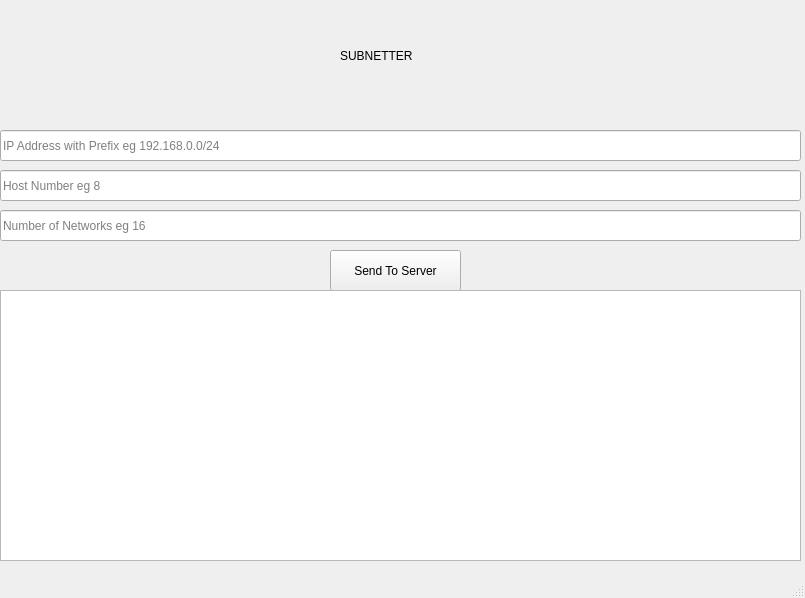
<?xml version="1.0" encoding="UTF-8"?>
<ui version="4.0">
 <class>MainWindow</class>
 <widget class="QMainWindow" name="MainWindow">
  <property name="geometry">
   <rect>
    <x>0</x>
    <y>0</y>
    <width>805</width>
    <height>598</height>
   </rect>
  </property>
  <property name="windowTitle">
   <string>Client Side Window</string>
  </property>
  <widget class="QWidget" name="centralwidget">
   <widget class="QLineEdit" name="ipedit">
    <property name="geometry">
     <rect>
      <x>0</x>
      <y>130</y>
      <width>801</width>
      <height>31</height>
     </rect>
    </property>
    <property name="placeholderText">
     <string>IP Address with Prefix eg 192.168.0.0/24</string>
    </property>
   </widget>
   <widget class="QLineEdit" name="hostedit">
    <property name="geometry">
     <rect>
      <x>0</x>
      <y>170</y>
      <width>801</width>
      <height>31</height>
     </rect>
    </property>
    <property name="placeholderText">
     <string>Host Number eg 8</string>
    </property>
   </widget>
   <widget class="QLineEdit" name="netedit">
    <property name="geometry">
     <rect>
      <x>0</x>
      <y>210</y>
      <width>801</width>
      <height>31</height>
     </rect>
    </property>
    <property name="placeholderText">
     <string>Number of Networks eg 16</string>
    </property>
   </widget>
   <widget class="QPushButton" name="sendBttn">
    <property name="geometry">
     <rect>
      <x>330</x>
      <y>250</y>
      <width>131</width>
      <height>41</height>
     </rect>
    </property>
    <property name="text">
     <string>Send To Server</string>
    </property>
    <property name="checkable">
     <bool>false</bool>
    </property>
    <property name="checked">
     <bool>false</bool>
    </property>
    <property name="autoDefault">
     <bool>false</bool>
    </property>
    <property name="default">
     <bool>false</bool>
    </property>
    <property name="flat">
     <bool>false</bool>
    </property>
   </widget>
   <widget class="QTextBrowser" name="browser">
    <property name="geometry">
     <rect>
      <x>0</x>
      <y>290</y>
      <width>801</width>
      <height>271</height>
     </rect>
    </property>
   </widget>
   <widget class="QLabel" name="label">
    <property name="geometry">
     <rect>
      <x>340</x>
      <y>20</y>
      <width>181</width>
      <height>71</height>
     </rect>
    </property>
    <property name="styleSheet">
     <string notr="true">font: 16pt &quot;Modern No. 20&quot;;</string>
    </property>
    <property name="text">
     <string>SUBNETTER</string>
    </property>
   </widget>
  </widget>
  <widget class="QMenuBar" name="menubar">
   <property name="geometry">
    <rect>
     <x>0</x>
     <y>0</y>
     <width>805</width>
     <height>21</height>
    </rect>
   </property>
  </widget>
  <widget class="QStatusBar" name="statusbar"/>
 </widget>
 <resources/>
 <connections/>
</ui>
